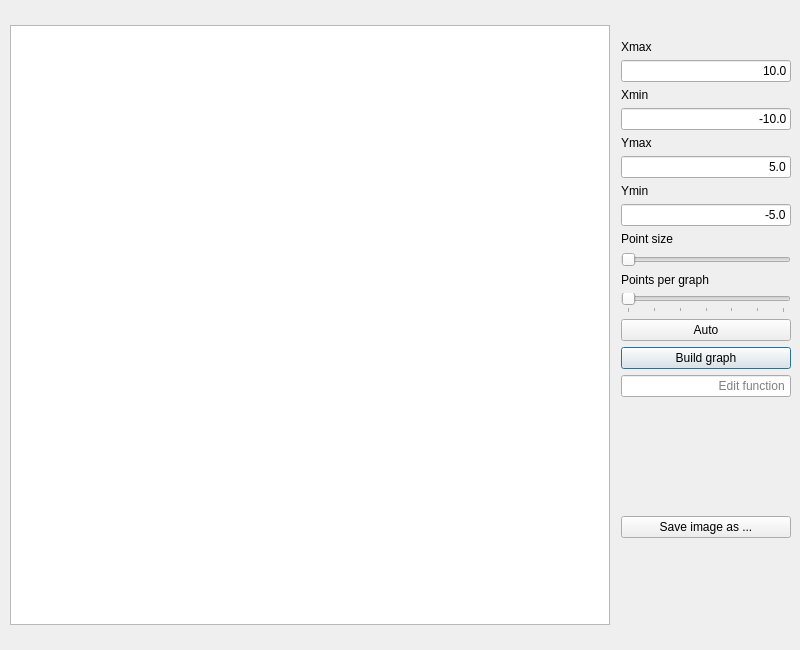
<?xml version="1.0" encoding="UTF-8"?>
<ui version="4.0">
 <class>Graphic</class>
 <widget class="QDialog" name="Graphic">
  <property name="geometry">
   <rect>
    <x>0</x>
    <y>0</y>
    <width>800</width>
    <height>650</height>
   </rect>
  </property>
  <property name="maximumSize">
   <size>
    <width>800</width>
    <height>650</height>
   </size>
  </property>
  <property name="windowTitle">
   <string>Analyze your function graphically absolutely FREE!</string>
  </property>
  <widget class="QWidget" name="horizontalLayoutWidget">
   <property name="geometry">
    <rect>
     <x>10</x>
     <y>0</y>
     <width>791</width>
     <height>651</height>
    </rect>
   </property>
   <layout class="QHBoxLayout" name="horizontalLayout" stretch="8,1">
    <property name="sizeConstraint">
     <enum>QLayout::SetNoConstraint</enum>
    </property>
    <property name="bottomMargin">
     <number>0</number>
    </property>
    <item>
     <widget class="QChartView" name="graphicsView">
      <property name="minimumSize">
       <size>
        <width>600</width>
        <height>600</height>
       </size>
      </property>
      <property name="maximumSize">
       <size>
        <width>600</width>
        <height>600</height>
       </size>
      </property>
     </widget>
    </item>
    <item>
     <layout class="QVBoxLayout" name="verticalLayout">
      <property name="leftMargin">
       <number>5</number>
      </property>
      <property name="topMargin">
       <number>40</number>
      </property>
      <property name="rightMargin">
       <number>10</number>
      </property>
      <item>
       <widget class="QLabel" name="xmax_label">
        <property name="maximumSize">
         <size>
          <width>200</width>
          <height>500</height>
         </size>
        </property>
        <property name="text">
         <string>Xmax</string>
        </property>
       </widget>
      </item>
      <item>
       <widget class="QLineEdit" name="xmax_edit">
        <property name="inputMethodHints">
         <set>Qt::ImhDigitsOnly</set>
        </property>
        <property name="text">
         <string>10.0</string>
        </property>
        <property name="maxLength">
         <number>7</number>
        </property>
        <property name="alignment">
         <set>Qt::AlignRight|Qt::AlignTrailing|Qt::AlignVCenter</set>
        </property>
        <property name="placeholderText">
         <string>X maximum value </string>
        </property>
       </widget>
      </item>
      <item>
       <widget class="QLabel" name="xmin_label">
        <property name="text">
         <string>Xmin</string>
        </property>
       </widget>
      </item>
      <item>
       <widget class="QLineEdit" name="xmin_edit">
        <property name="text">
         <string>-10.0</string>
        </property>
        <property name="maxLength">
         <number>8</number>
        </property>
        <property name="alignment">
         <set>Qt::AlignRight|Qt::AlignTrailing|Qt::AlignVCenter</set>
        </property>
        <property name="placeholderText">
         <string>X minimum value</string>
        </property>
       </widget>
      </item>
      <item>
       <widget class="QLabel" name="ymax_label">
        <property name="text">
         <string>Ymax</string>
        </property>
       </widget>
      </item>
      <item>
       <widget class="QLineEdit" name="ymax_edit">
        <property name="enabled">
         <bool>true</bool>
        </property>
        <property name="text">
         <string>5.0</string>
        </property>
        <property name="maxLength">
         <number>7</number>
        </property>
        <property name="alignment">
         <set>Qt::AlignRight|Qt::AlignTrailing|Qt::AlignVCenter</set>
        </property>
        <property name="placeholderText">
         <string>Y maximum value </string>
        </property>
       </widget>
      </item>
      <item>
       <widget class="QLabel" name="ymin_label">
        <property name="text">
         <string>Ymin</string>
        </property>
       </widget>
      </item>
      <item>
       <widget class="QLineEdit" name="ymin_edit">
        <property name="enabled">
         <bool>true</bool>
        </property>
        <property name="text">
         <string>-5.0</string>
        </property>
        <property name="maxLength">
         <number>8</number>
        </property>
        <property name="alignment">
         <set>Qt::AlignRight|Qt::AlignTrailing|Qt::AlignVCenter</set>
        </property>
        <property name="placeholderText">
         <string>Y minimum value </string>
        </property>
       </widget>
      </item>
      <item>
       <widget class="QLabel" name="buttons_label">
        <property name="text">
         <string>Point size</string>
        </property>
       </widget>
      </item>
      <item>
       <widget class="QSlider" name="horizontalSlider">
        <property name="minimum">
         <number>1</number>
        </property>
        <property name="orientation">
         <enum>Qt::Horizontal</enum>
        </property>
       </widget>
      </item>
      <item>
       <widget class="QLabel" name="points_per_graph">
        <property name="text">
         <string>Points per graph</string>
        </property>
       </widget>
      </item>
      <item>
       <widget class="QSlider" name="ppg_slider">
        <property name="minimum">
         <number>600</number>
        </property>
        <property name="maximum">
         <number>1200</number>
        </property>
        <property name="singleStep">
         <number>100</number>
        </property>
        <property name="orientation">
         <enum>Qt::Horizontal</enum>
        </property>
        <property name="tickPosition">
         <enum>QSlider::TicksBelow</enum>
        </property>
        <property name="tickInterval">
         <number>100</number>
        </property>
       </widget>
      </item>
      <item>
       <widget class="QPushButton" name="autoButton">
        <property name="enabled">
         <bool>true</bool>
        </property>
        <property name="text">
         <string>Auto</string>
        </property>
        <property name="autoDefault">
         <bool>false</bool>
        </property>
       </widget>
      </item>
      <item>
       <widget class="QPushButton" name="rebuildButton">
        <property name="text">
         <string>Build graph</string>
        </property>
       </widget>
      </item>
      <item>
       <widget class="QLineEdit" name="functionEdit">
        <property name="maxLength">
         <number>256</number>
        </property>
        <property name="alignment">
         <set>Qt::AlignRight|Qt::AlignTrailing|Qt::AlignVCenter</set>
        </property>
        <property name="placeholderText">
         <string>Edit function </string>
        </property>
       </widget>
      </item>
      <item>
       <spacer name="verticalSpacer_2">
        <property name="orientation">
         <enum>Qt::Vertical</enum>
        </property>
        <property name="sizeHint" stdset="0">
         <size>
          <width>20</width>
          <height>40</height>
         </size>
        </property>
       </spacer>
      </item>
      <item>
       <widget class="QPushButton" name="pushButton">
        <property name="text">
         <string>Save image as ...</string>
        </property>
       </widget>
      </item>
      <item>
       <spacer name="verticalSpacer">
        <property name="orientation">
         <enum>Qt::Vertical</enum>
        </property>
        <property name="sizeHint" stdset="0">
         <size>
          <width>20</width>
          <height>40</height>
         </size>
        </property>
       </spacer>
      </item>
     </layout>
    </item>
   </layout>
  </widget>
 </widget>
 <customwidgets>
  <customwidget>
   <class>QChartView</class>
   <extends>QGraphicsView</extends>
   <header>QtCharts</header>
  </customwidget>
 </customwidgets>
 <resources/>
 <connections/>
</ui>
